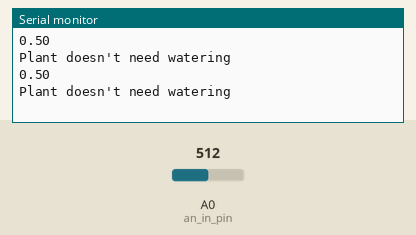
This sketch was run on a simulated Arduino Uno, built with avr-gcc and run on an emulated ATmega328P. On the bench: the last lines printed to the serial monitor. The inputs (shaded band) are chosen by the test bench; at power-on: A0 (an_in_pin) = 512.

Above: at 1.8 s.
1.9 s: A0 (an_in_pin) set to 807
At 2.8 s:
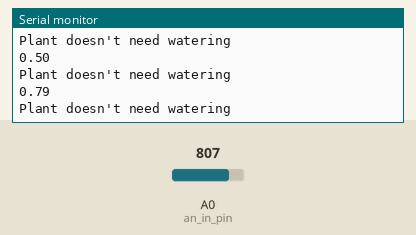
3.4 s: A0 (an_in_pin) set to 826
At 4.5 s:
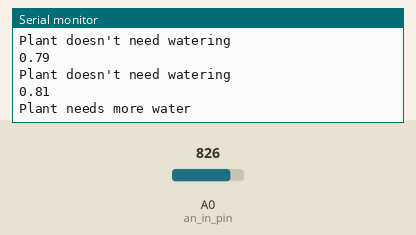
Timing chart, 0 to 6.4 s (numbered marks = the images above; inputs shaded):
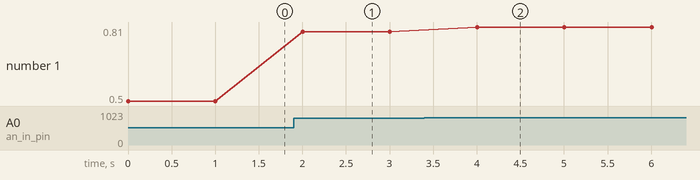

The sketch:

PlantMonitor.ino
```cpp
const int an_in_pin = A0;
const int dig_out_pin = 8;
float moist_val_an = 0;

float max_wet = 0.20; // 0.17 is all water, so have slightly higher value
float max_dry = 0.80; // 1 is dry as bones so have slightly less than this value

void setup() {
  Serial.begin(9600);

}

void loop() {
    // get moisture levels
    moist_val_an = get_moisture_levels();

    Serial.println(moist_val_an);

    if (moist_val_an >= max_dry){
      Serial.println("Plant needs more water");
    }
    if (moist_val_an <= max_wet){
      Serial.println("Plant has been over watered");
    }
    if (moist_val_an > max_wet && moist_val_an < max_dry) {
      Serial.println("Plant doesn't need watering");
    }

  // Get surrounding temperature
  // Get light levels

  delay(1000);
}

float get_moisture_levels() {
   /*
   * Get value from analogue in, do some maths so the value is between 0-1 value
   * 1 = dry, 0 = all wet
   * Rarely gets to 0 though, so 0.17 is going to be used as wet
   */
  float an_value = float(analogRead(an_in_pin))/1023.0;
  return an_value;
}
```

Measured:
- the behaviour switches between 818 and 819 on A0 (an_in_pin) (found by bisection; images 1 and 2)
- after the input at 1.9 s, the serial monitor: prints a new line after 0.10 s (image 1)
- after the input at 3.4 s, the serial monitor: prints a new line after 0.60 s (image 2)
- plotted number 1: 0.5 → 0.79 after the input at 1.9 s, 0.79 → 0.81 after the input at 3.4 s
